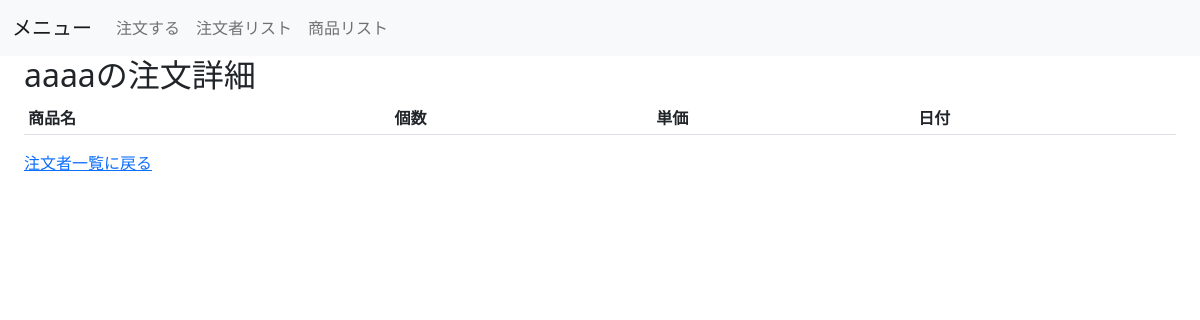
The page /market/ordered_list/aaaa on the database as committed earlier.
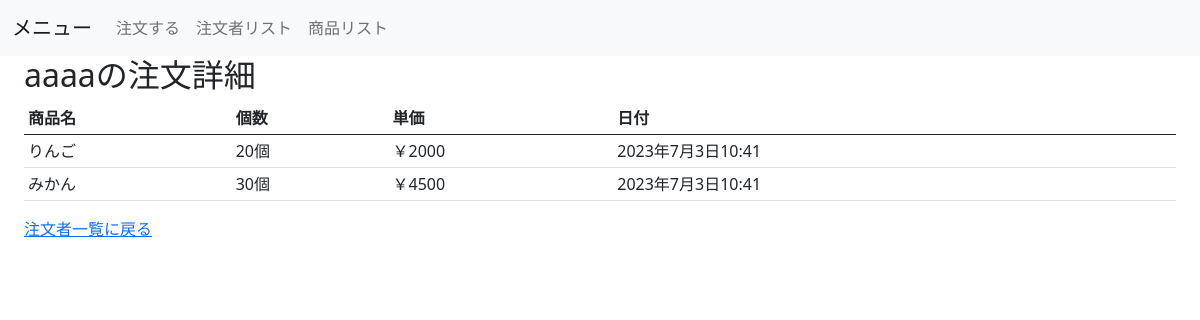
The same page on the database as committed later.
### market/models.py (models this page shows, shortened)
class Order(models.Model):
    date = models.DateTimeField(
        verbose_name='注文日時',
        auto_now=True
    )
    goods = models.ForeignKey(
        'Goods',
        verbose_name='注文商品',
        on_delete=models.CASCADE
    )
    amount = models.IntegerField(
        verbose_name='注文数'
    )
    ordered_by = models.CharField(
        verbose_name='注文者',
        max_length=50
    )
    class Meta:
        verbose_name = ('注文')
        verbose_name_plural = ('注文')

class Goods(models.Model):
    name = models.CharField(
        verbose_name='商品名',
        max_length=200
    )
    price = models.IntegerField(
        verbose_name='単価'
    )
    description = models.TextField(
        verbose_name='説明',
        max_length=500
    )
    class Meta:
        verbose_name = ('商品')
        verbose_name_plural = ('商品')

### market/views.py (the view)
# urls.py: path('ordered_list/<str:ordered_by>', views.OrderedListView.as_view(), name='ordered_list'),
class OrderedListView(generic.ListView):
    template_name = 'market/ordered_list.html'
    context_object_name = 'order_list'
    def get_queryset(self):
        param = self.kwargs['ordered_by']
        return Order.objects.filter(ordered_by=param)
    def get_context_data(self, **kwargs):
        context = super().get_context_data(**kwargs)
        context['ordered'] = self.kwargs['ordered_by']
        return context

### market/templatetags/extra_tags.py (called while the page is built)
@register.filter
def multiply(v1, v2):
    return v1 * v2

### templates/market/ordered_list.html
{% extends "market/base.html" %}
{% block content %}
{% load extra_tags %}
<h2>{{ ordered }}の注文詳細</h2>
<table class="table table-sm">
    <thead>
        <tr>
            <th>商品名</th>
            <th>個数</th>
            <th>単価</th>
            <th>日付</th>
        </tr>
    </thead>
    {% for order in order_list %}
    <tr>
        <td>{{ order.goods.name }}</td>
        <td>{{ order.amount }}個</td>
        <td>￥{{ order.goods.price | multiply:order.amount }}</td>
        <td>{{ order.date }}</td>
    </tr>
    {% endfor %}
</table>
<a href="{% url 'market:order_list' %}">注文者一覧に戻る</a>
{% endblock %}

Rows that differ between the two databases and show on the page:
added Order: goods.name "りんご", amount "20", goods.price|multiply "2000", date "2023年7月3日10:41"
added Order: goods.name "みかん", amount "30", goods.price|multiply "4500", date "2023年7月3日10:41"
